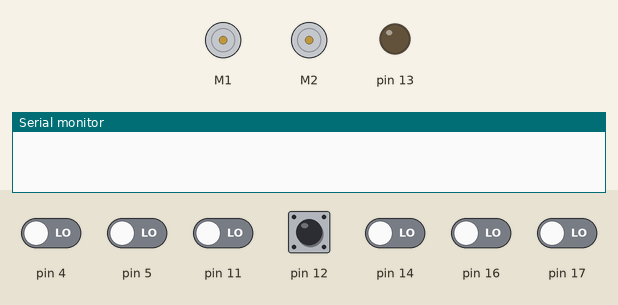
Bench run of a sketch on a simulated Arduino Uno, built with avr-gcc and run on an emulated ATmega328P. On the bench: 2 × DC motor (green arrow = forward, orange = backward, longer = faster), output pins drawn as LEDs (lit = HIGH), the last lines printed to the serial monitor. The inputs (shaded band) are chosen by the test bench; at power-on: pin 12 HIGH, pin 4, pin 5, pin 11, pin 14, pin 16, pin 17 LOW.

Above: at 0.8 s.
0.9 s: pin 12 pulled LOW for 0.15 s
At 1.8 s:
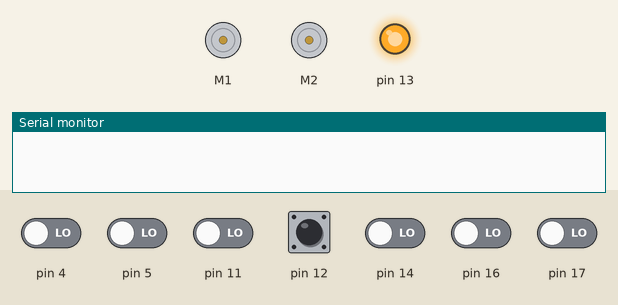
At 3.2 s:
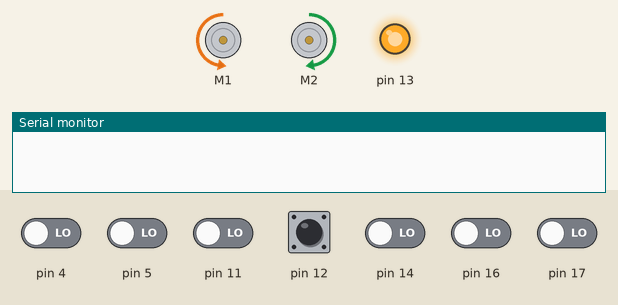
4.0 s: pin 12 pulled LOW for 3.2 s
At 8.5 s:
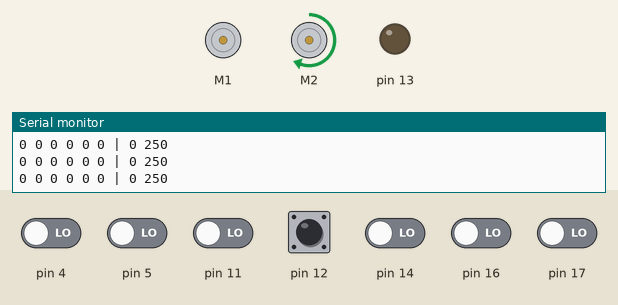
Timing chart, 0 to 10.0 s (numbered marks = the images above; inputs shaded):
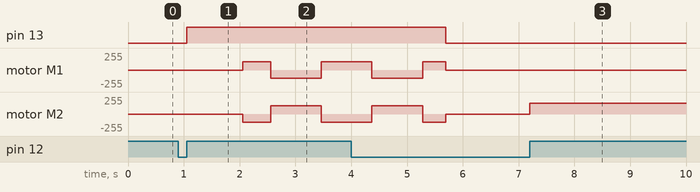

Measured:
- after the input at 0.9 s, pin 13: LOW → HIGH after 0.15 s; motor M1: stopped → forward 127/255 after 1.2 s, → backward 127/255 0.50 s later, → forward 127/255 0.91 s later; motor M2: stopped → backward 127/255 after 1.2 s, → forward 127/255 0.50 s later, → backward 127/255 0.91 s later

The sketch:

PTask.ino
```cpp
#include <Wire.h>
#include <ZumoShield.h>
#include <Pushbutton.h>

Pushbutton button(ZUMO_BUTTON);
ZumoReflectanceSensorArray reflectanceSensors;
ZumoMotors motors;
int lastError = 0;


const int MAX_SPEED = 250;
const int SENSOR_THRESHOLD = 1000;

void setup()
{

  reflectanceSensors.init();


  button.waitForButton();


  pinMode(13, OUTPUT);
  digitalWrite(13, HIGH);


  delay(1000);
  int i;
  for (i = 0; i < 80; i++)
  {
    if ((i > 10 && i <= 30) || (i > 50 && i <= 70))
      motors.setSpeeds(-200, 200);
    else
      motors.setSpeeds(200, -200);
    reflectanceSensors.calibrate();


    delay(20);
  }
  motors.setSpeeds(0, 0);


  digitalWrite(13, LOW);


  button.waitForButton();


  while (button.isPressed())
    ;


  Serial.begin(9600);
  Serial.println("Sensor Readings | Motor Speeds");
}

void loop()
{
  unsigned int sensors[6];


  int position = reflectanceSensors.readLine(sensors);


  int error = position - 2500;


  int speedDifference = error / 4 + 6 * (error - lastError);

  lastError = error;


  int m1Speed = MAX_SPEED + speedDifference;
  int m2Speed = MAX_SPEED - speedDifference;


  if (m1Speed < 0)
    m1Speed = 0;
  if (m2Speed < 0)
    m2Speed = 0;
  if (m1Speed > MAX_SPEED)
    m1Speed = MAX_SPEED;
  if (m2Speed > MAX_SPEED)
    m2Speed = MAX_SPEED;

  motors.setSpeeds(m1Speed, m2Speed);


  if (sensors[0] > SENSOR_THRESHOLD && sensors[5] > SENSOR_THRESHOLD) {
    // Stop the robot
    motors.setSpeeds(0, 0);


    motors.setSpeeds(-200, 200);
    delay(250); // Adjust the delay as needed to make accurate turns

    // Move forward until the line is detected again
    while (sensors[0] < SENSOR_THRESHOLD || sensors[5] < SENSOR_THRESHOLD) {
      reflectanceSensors.readLine(sensors);
      motors.setSpeeds(MAX_SPEED, MAX_SPEED);
    }
  }

  // Print sensor readings and motor speeds to the Serial Monitor
  Serial.print(sensors[0]);
  Serial.print(" ");
  Serial.print(sensors[1]);
  Serial.print(" ");
  Serial.print(sensors[2]);
  Serial.print(" ");
  Serial.print(sensors[3]);
  Serial.print(" ");
  Serial.print(sensors[4]);
  Serial.print(" ");
  Serial.print(sensors[5]);
  Serial.print(" | ");
  Serial.print(m1Speed);
  Serial.print(" ");
  Serial.println(m2Speed);

  delay(100); // Delay for smoother output
}
```
